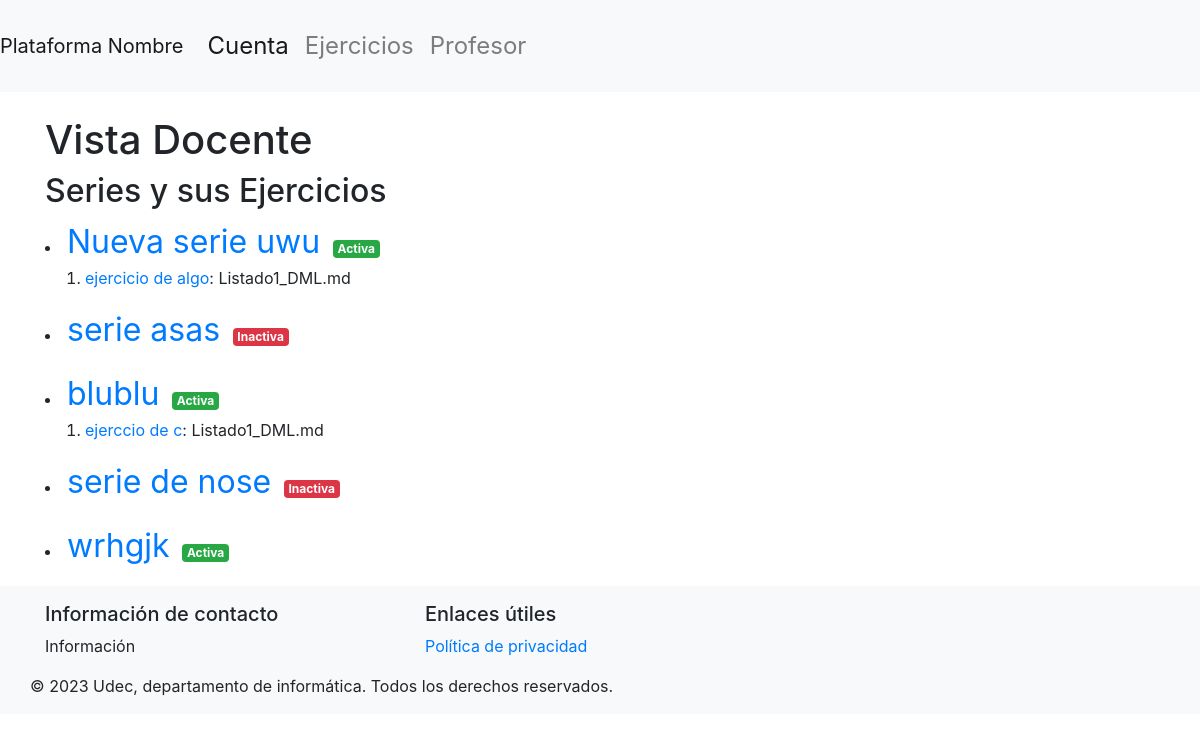
The app's page /dashDocente/1 (signed in), older data.
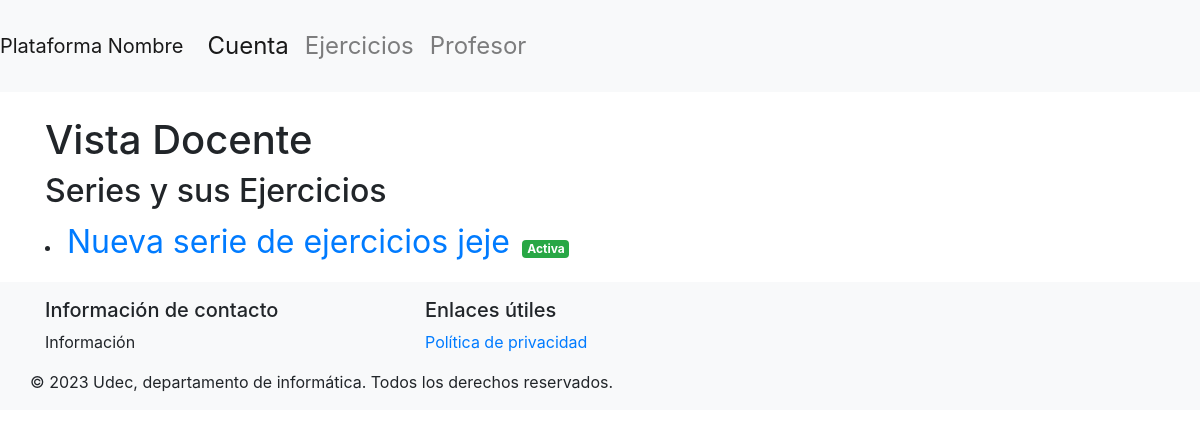
The same page, newer data.
### basedatos/modelos.py (models this page shows, shortened)
class Serie(db.Model):
    id = db.Column(db.Integer, primary_key=True)
    nombre = db.Column(db.String(50), nullable=False)
    activa = db.Column(db.Boolean(), nullable=False)
    ejercicios = db.relationship('Ejercicio', order_by=Ejercicio.id, back_populates='serie')

class Ejercicio(db.Model):
    id = db.Column(db.Integer, primary_key=True)
    nombre = db.Column(db.String(50), nullable=False)
    path_ejercicio = db.Column(db.String(200), nullable=False)
    enunciado = db.Column(db.String(), nullable=False)
    id_serie = db.Column(db.Integer, db.ForeignKey('serie.id'), nullable=False)
    serie = db.relationship('Serie', back_populates='ejercicios')

### main.py (the view)
@app.route('/dashDocente/<int:supervisor_id>', methods=['GET', 'POST'])
@login_required
def dashDocente(supervisor_id):
    if not verify_supervisor(supervisor_id):
        return redirect(url_for('login'))
    if request.method == 'GET':
        series = Serie.query.all()
        ejercicios_por_serie = {serie.id: [] for serie in series}
        ejercicios = Ejercicio.query.all()
        for ejercicio in ejercicios:
            if ejercicio.id_serie in ejercicios_por_serie:
                ejercicios_por_serie[ejercicio.id_serie].append(ejercicio)
        return render_template("vistaDocente.html", supervisor_id=supervisor_id, series=series, ejercicios_por_serie=ejercicios_por_serie)
    return render_template('vistaDocente.html')

### basedatos/modelos.py (called while the page is built)
    @property
    def is_authenticated(self):
        return True

### main.py (called while the page is built)
@login_manager.user_loader
def load_user(user_id):
    if user_id.startswith("e"):
        user = db.session.get(Estudiante, int(user_id[1:]))
    elif user_id.startswith("s"):
        user = db.session.get(Supervisor, int(user_id[1:]))
    else:
        return None
    return user

def verify_supervisor(supervisor_id):
    if not isinstance(current_user, Supervisor):
        flash('No tienes permiso para acceder a este dashboard. Debes ser un Supervisor.', 'danger')
        return False
    if current_user.id != supervisor_id:
        flash('No tienes permiso para acceder a este dashboard.', 'danger')
        return False
    return True

### templates/vistaDocente.html (shortened to what this page needs)
{% extends "layout.html" %}
{% block content %}
<h1>Vista Docente</h1>
<div class="row">
    <div class="col-md-12">
      <h2>Series y sus Ejercicios</h2>
        {% for serie in series %}
          <li>
            <a href="{{ url_for('detallesSeries', supervisor_id=supervisor_id, id=serie.id) }}" style="font-size: 2em;">{{ serie.nombre }}</a>
            {% if serie.activa %}
              <span class="badge badge-success ml-2">Activa</span>
            {% else %}
              <span class="badge badge-danger ml-2">Inactiva</span>
            {% endif %}
            <ol>
              {% for ejercicio in ejercicios_por_serie[serie.id] %}
                <li>
                  <a href="{{ url_for('detallesEjercicio', supervisor_id=supervisor_id, id=ejercicio.id) }}">{{ ejercicio.nombre }}</a>: {{ ejercicio.enunciado }}
                </li>
              {% endfor %}
            </ol>
          </li>
        {% endfor %}
    </div>
</div>
{% endblock %}

### templates/layout.html (shortened to what this page needs)
<!doctype html>
<html lang="es">
  <head>
    <link href="{{ url_for('static', filename='css/bootstrap.min.css') }}" rel="stylesheet">
    <link href="{{ url_for('static', filename='css/layout.css') }}" rel="stylesheet">
  </head>
  <body>
    <nav class="navbar navbar-expand-lg navbar-light bg-light">
      <a class="navbar-brand" href="#">Plataforma Nombre</a>
      <div class="collapse navbar-collapse" id="navbarNav">
        <ul class="navbar-nav">
          <li class="nav-item active">
            <a class="nav-link" href="#">Cuenta<span class="sr-only">(current)</span></a>
          </li>
          <li class="nav-item">
            <a class="nav-link" href="#">Ejercicios</a>
          </li>
          <li class="nav-item">
            <a class="nav-link" href="#">Profesor</a>
        </ul>
      </div>
    </nav>
    <main class="container mt-4">
      {% block content %}{% endblock %}
    </main>
  </body>
</html>
<footer class="footer mt-auto py-3 bg-light">
  <div class="container">
      <div class="row">
          <div class="col-md-4">
              <h5>Información de contacto</h5>
              <p>Información
              </p>
          </div>
          <div class="col-md-4">
              <h5>Enlaces útiles</h5>
              <ul class="list-unstyled">
                  <li><a href="#">Política de privacidad</a></li>
              </ul>
          </div>
          <div class="col-md-4">
      </div>
      <div class="row">
          <div class="col-12 text-center">
              <p class="mb-0">&copy; 2023 Udec, departamento de informática. Todos los derechos reservados.</p>
          </div>
      </div>
  </div>
</footer>

### static/css/layout.css (style rules this page uses)
.navbar { transition: 0.5s; font-size: 1.5em; padding: 20px 0; }

Row changes from the older to the newer data that the page shows:
removed Ejercicio: nombre "ejercicio de algo", enunciado "Listado1_DML.md"
removed Serie: nombre "serie asas", activa "Inactiva"
removed Serie: nombre "blublu", activa "Activa"
removed Ejercicio: nombre "ejerccio de c", enunciado "Listado1_DML.md", shown under "blublu"
removed Serie: nombre "serie de nose", activa "Inactiva"
removed Serie: nombre "wrhgjk", activa "Activa"
changed Serie: nombre "Nueva serie uwu" → "Nueva serie de ejercicios jeje"
